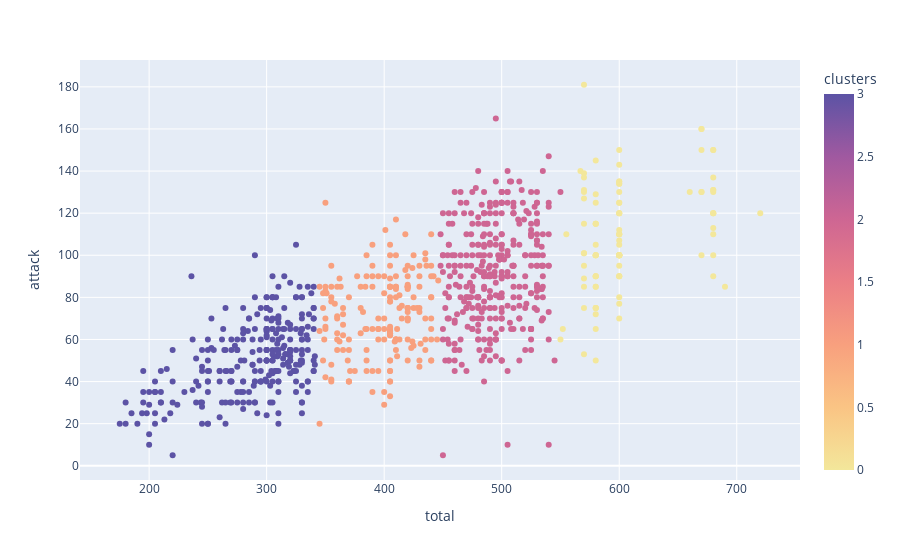

This figure's notebook cell:
### Code cell
copy.reset_index(level=0, inplace=True)

fig = px.scatter(copy, x='total', y='attack', hover_data=['name'], 
                 color='clusters', color_continuous_scale = 'sunset')


fig.show()

### Figure 1 — Plotly figure (JSON) as saved in the notebook; plotly's stock layout.template omitted (floating-point values rounded to 4 significant figures; data arrays with more than 128 entries replaced by an {"elided": "..."} marker saying what was removed)
{"data": [{"customdata": {"elided": "898x1 str values"}, "hovertemplate": "total=%{x}<br>attack=%{y}<br>name=%{customdata[0]}<br>clusters=%{marker.color}<extra></extra>", "legendgroup": "", "marker": {"color": {"elided": "898 int values"}, "coloraxis": "coloraxis", "symbol": "circle"}, "mode": "markers", "name": "", "orientation": "v", "showlegend": false, "type": "scatter", "x": {"elided": "898 int values"}, "xaxis": "x", "y": {"elided": "898 int values"}, "yaxis": "y"}], "layout": {"coloraxis": {"colorbar": {"title": {"text": "clusters"}}, "colorscale": [[0, "rgb(243, 231, 155)"], [0.1667, "rgb(250, 196, 132)"], [0.3333, "rgb(248, 160, 126)"], [0.5, "rgb(235, 127, 134)"], [0.6667, "rgb(206, 102, 147)"], [0.8333, "rgb(160, 89, 160)"], [1, "rgb(92, 83, 165)"]]}, "legend": {"tracegroupgap": 0}, "margin": {"t": 60}, "xaxis": {"anchor": "y", "domain": [0, 1], "title": {"text": "total"}}, "yaxis": {"anchor": "x", "domain": [0, 1], "title": {"text": "attack"}}}}
